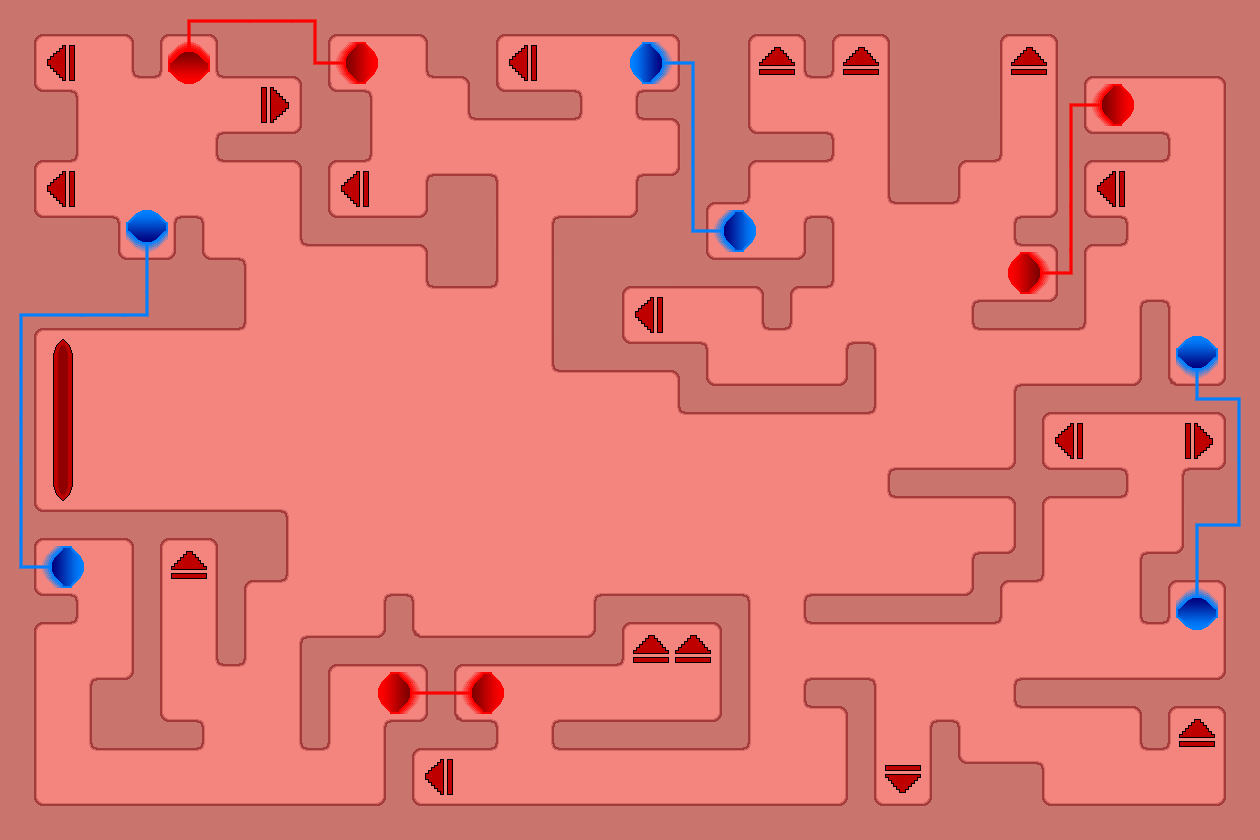

A 2D game scene composited from a Tiled map and its tileset images. What follows is a short description and the map's XML, with each tile layer's data collapsed to a summary:
An orthogonal 30x20 tile map with 42x42 px tiles, 3 tile layers (background, veins, arteries), 3 tilesets and 117 objects (70x wall, 17x goal, 10x vein, 7x artery, 6x vein_entrance, ...).

<map version="1.2" tiledversion="1.3.3" orientation="orthogonal" renderorder="right-down" width="30" height="20" tilewidth="42" tileheight="42" infinite="0" nextlayerid="11" nextobjectid="219">
 <tileset firstgid="1" source="body_tiles.tsx" />
 <tileset firstgid="49" source="artery_and_vein.tsx" />
 <tileset firstgid="89" source="start_and_goal.tsx" />
 <layer id="1" name="background" width="30" height="20">
  <data>[600 cells, 600 non-empty, 41 distinct tile ids]</data>
 </layer>
 <layer id="8" name="veins" width="30" height="20">
  <data>[600 cells, 29 non-empty, 10 distinct tile ids]</data>
 </layer>
 <layer id="7" name="arteries" width="30" height="20">
  <data>[600 cells, 42 non-empty, 17 distinct tile ids]</data>
 </layer>
 <objectgroup id="4" name="obstacles">
  <object id="96" name="wall" x="0" y="0" width="42" height="840" />
  <object id="97" name="wall" x="42" y="0" width="1176" height="42" />
  <object id="98" name="wall" x="1218" y="0" width="42" height="840" />
  <object id="99" name="wall" x="42" y="798" width="1176" height="42" />
  <object id="100" name="wall" x="42" y="588" width="42" height="42" />
  <object id="101" name="wall" x="42" y="504" width="252" height="42" />
  <object id="102" name="wall" x="126" y="546" width="42" height="210" />
  <object id="103" name="wall" x="84" y="672" width="42" height="84" />
  <object id="104" name="wall" x="168" y="714" width="42" height="42" />
  <object id="105" name="wall" x="210" y="546" width="42" height="126" />
  <object id="106" name="wall" x="252" y="546" width="42" height="42" />
  <object id="107" name="wall" x="294" y="630" width="42" height="126" />
  <object id="108" name="wall" x="336" y="630" width="294" height="42" />
  <object id="109" name="wall" x="420" y="672" width="42" height="84" />
  <object id="110" name="wall" x="462" y="714" width="42" height="42" />
  <object id="111" name="wall" x="378" y="714" width="42" height="84" />
  <object id="112" name="wall" x="546" y="714" width="210" height="42" />
  <object id="113" name="wall" x="588" y="588" width="168" height="42" />
  <object id="114" name="wall" x="714" y="630" width="42" height="84" />
  <object id="115" name="wall" x="798" y="672" width="84" height="42" />
  <object id="116" name="wall" x="840" y="714" width="42" height="84" />
  <object id="117" name="wall" x="924" y="714" width="42" height="84" />
  <object id="118" name="wall" x="966" y="756" width="84" height="42" />
  <object id="119" name="wall" x="1008" y="672" width="210" height="42" />
  <object id="120" name="wall" x="1134" y="714" width="42" height="42" />
  <object id="121" name="wall" x="798" y="588" width="210" height="42" />
  <object id="122" name="wall" x="966" y="546" width="84" height="42" />
  <object id="123" name="wall" x="1008" y="378" width="42" height="168" />
  <object id="124" name="wall" x="882" y="462" width="126" height="42" />
  <object id="125" name="wall" x="1050" y="462" width="84" height="42" />
  <object id="126" name="wall" x="1050" y="378" width="168" height="42" />
  <object id="127" name="wall" x="1176" y="462" width="42" height="126" />
  <object id="128" name="wall" x="1134" y="546" width="42" height="84" />
  <object id="129" name="wall" x="1050" y="42" width="42" height="294" />
  <object id="130" name="wall" x="1092" y="42" width="126" height="42" />
  <object id="131" name="wall" x="1092" y="126" width="84" height="42" />
  <object id="132" name="wall" x="1092" y="210" width="42" height="42" />
  <object id="133" name="wall" x="1008" y="210" width="42" height="42" />
  <object id="134" name="wall" x="966" y="294" width="84" height="42" />
  <object id="135" name="wall" x="882" y="42" width="84" height="168" />
  <object id="136" name="wall" x="966" y="42" width="42" height="126" />
  <object id="137" name="wall" x="840" y="336" width="42" height="84" />
  <object id="138" name="wall" x="672" y="378" width="168" height="42" />
  <object id="139" name="wall" x="546" y="336" width="168" height="42" />
  <object id="140" name="wall" x="546" y="210" width="84" height="126" />
  <object id="141" name="wall" x="630" y="168" width="84" height="126" />
  <object id="142" name="wall" x="714" y="252" width="126" height="42" />
  <object id="143" name="wall" x="756" y="294" width="42" height="42" />
  <object id="144" name="wall" x="798" y="210" width="42" height="42" />
  <object id="145" name="wall" x="714" y="42" width="42" height="168" />
  <object id="146" name="wall" x="756" y="126" width="84" height="42" />
  <object id="147" name="wall" x="630" y="84" width="84" height="42" />
  <object id="148" name="wall" x="672" y="42" width="42" height="42" />
  <object id="149" name="wall" x="672" y="126" width="42" height="42" />
  <object id="150" name="wall" x="420" y="42" width="84" height="42" />
  <object id="151" name="wall" x="462" y="84" width="126" height="42" />
  <object id="152" name="wall" x="420" y="168" width="84" height="126" />
  <object id="153" name="wall" x="210" y="126" width="168" height="42" />
  <object id="154" name="wall" x="294" y="168" width="42" height="84" />
  <object id="155" name="wall" x="336" y="210" width="84" height="42" />
  <object id="156" name="wall" x="210" y="42" width="126" height="42" />
  <object id="157" name="wall" x="294" y="84" width="84" height="42" />
  <object id="158" name="wall" x="42" y="252" width="210" height="84" />
  <object id="159" name="wall" x="168" y="210" width="42" height="42" />
  <object id="160" name="wall" x="42" y="210" width="42" height="42" />
  <object id="161" name="wall" x="42" y="84" width="42" height="84" />
  <object id="162" name="wall" x="126" y="42" width="42" height="42" />
  <object id="163" name="start0" x="42" y="336" width="42" height="168" />
  <object id="164" name="wall" x="1134" y="294" width="42" height="84" />
  <object id="166" name="vein_entrance" x="126" y="168" width="42" height="84" />
  <object id="167" name="vein" x="126" y="210" width="42" height="126" />
  <object id="168" name="vein" x="0" y="294" width="126" height="42" />
  <object id="169" name="vein" x="0" y="336" width="42" height="252" />
  <object id="170" name="vein" x="42" y="546" width="42" height="42" />
  <object id="171" name="vein_entrance" x="42" y="546" width="84" height="42" />
  <object id="172" name="artery_entrance" x="168" y="42" width="42" height="84" />
  <object id="173" name="artery" x="168" y="0" width="168" height="42" />
  <object id="174" name="artery" x="294" y="42" width="84" height="42" />
  <object id="175" name="artery_entrance" x="336" y="42" width="84" height="42" />
  <object id="176" name="vein_entrance" x="588" y="42" width="84" height="42" />
  <object id="177" name="vein" x="630" y="42" width="84" height="42" />
  <object id="178" name="vein" x="672" y="84" width="42" height="168" />
  <object id="179" name="vein" x="714" y="210" width="42" height="42" />
  <object id="180" name="vein_entrance" x="714" y="210" width="84" height="42" />
  <object id="181" name="artery_entrance" x="966" y="252" width="84" height="42" />
  <object id="182" name="artery" x="1008" y="252" width="84" height="42" />
  <object id="183" name="artery" x="1050" y="84" width="42" height="210" />
  <object id="184" name="artery" x="1092" y="84" width="42" height="42" />
  <object id="185" name="artery_entrance" x="1092" y="84" width="84" height="42" />
  <object id="188" name="vein_entrance" x="1176" y="294" width="42" height="84" />
  <object id="191" name="vein" x="1176" y="336" width="42" height="84" />
  <object id="192" name="vein" x="1218" y="378" width="42" height="168" />
  <object id="194" name="vein" x="1176" y="504" width="42" height="126" />
  <object id="195" name="vein_entrance" x="1176" y="588" width="42" height="84" />
  <object id="196" name="artery_entrance" x="462" y="672" width="84" height="42" />
  </objectgroup>
</map>
<!-- 22 of 117 objects omitted -->
